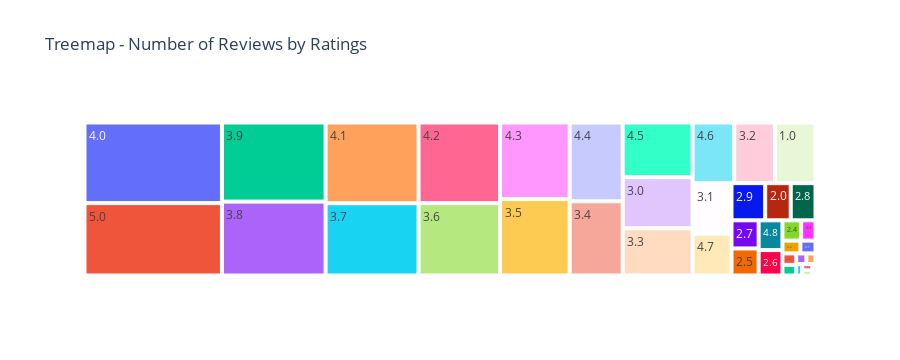

Here is the notebook cell this chart was saved with:
### Code cell
import plotly.express as px

ratings_count = df['ratings'].value_counts().reset_index()
ratings_count.columns = ['ratings', 'count']

fig = px.treemap(ratings_count, path = ['ratings'], values = 'count', title = 'Treemap - Number of Reviews by Ratings')
fig.show()

### Figure 1 — Plotly figure (JSON) as saved in the notebook; plotly's stock layout.template omitted (floating-point values rounded to 4 significant figures)
{"data": [{"branchvalues": "total", "domain": {"x": [0, 1], "y": [0, 1]}, "hovertemplate": "labels=%{label}<br>count=%{value}<br>parent=%{parent}<br>id=%{id}<extra></extra>", "ids": ["1.0", "1.1", "1.2", "1.3", "1.4", "1.5", "1.6", "1.7", "1.8", "1.9", "2.0", "2.1", "2.2", "2.3", "2.4", "2.5", "2.6", "2.7", "2.8", "2.9", "2.99", "3.0", "3.1", "3.2", "3.3", "3.4", "3.5", "3.6", "3.7", "3.8", "3.9", "4.0", "4.1", "4.2", "4.3", "4.4", "4.5", "4.6", "4.7", "4.8", "4.9", "5.0"], "labels": ["1.0", "1.1", "1.2", "1.3", "1.4", "1.5", "1.6", "1.7", "1.8", "1.9", "2.0", "2.1", "2.2", "2.3", "2.4", "2.5", "2.6", "2.7", "2.8", "2.9", "2.99", "3.0", "3.1", "3.2", "3.3", "3.4", "3.5", "3.6", "3.7", "3.8", "3.9", "4.0", "4.1", "4.2", "4.3", "4.4", "4.5", "4.6", "4.7", "4.8", "4.9", "5.0"], "name": "", "parents": ["", "", "", "", "", "", "", "", "", "", "", "", "", "", "", "", "", "", "", "", "", "", "", "", "", "", "", "", "", "", "", "", "", "", "", "", "", "", "", "", "", ""], "type": "treemap", "values": [8120, 1, 27, 92, 211, 484, 171, 225, 320, 358, 3133, 639, 761, 962, 1253, 2423, 2000, 2523, 3044, 4139, 2, 11797, 6515, 8169, 10905, 13006, 17595, 19482, 22190, 25305, 27095, 36609, 24810, 21714, 17601, 13809, 12618, 8348, 5365, 2343, 521, 32875]}], "layout": {"height": 360, "legend": {"tracegroupgap": 0}, "title": {"text": "Treemap - Number of Reviews by Ratings"}}}
